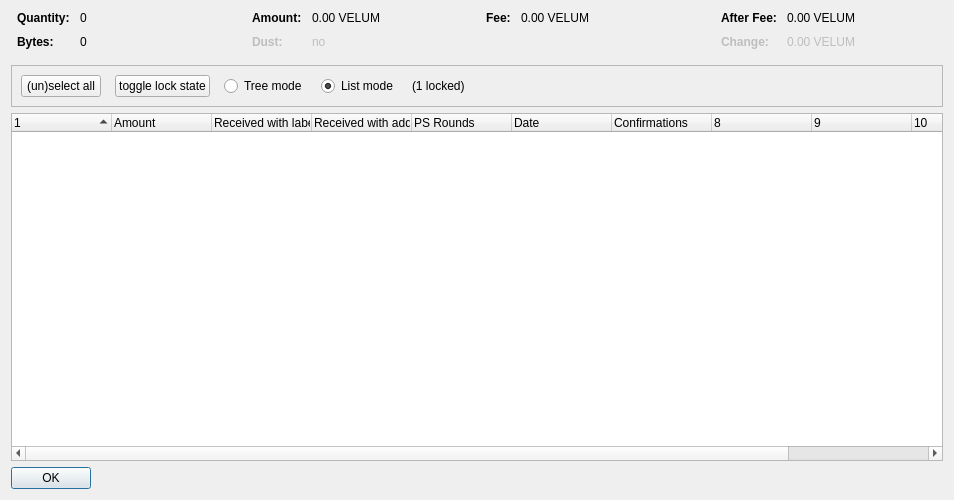
<?xml version="1.0" encoding="UTF-8"?>
<ui version="4.0">
 <class>CoinControlDialog</class>
 <widget class="QDialog" name="CoinControlDialog">
  <property name="geometry">
   <rect>
    <x>0</x>
    <y>0</y>
    <width>954</width>
    <height>500</height>
   </rect>
  </property>
  <property name="windowTitle">
   <string>Coin Selection</string>
  </property>
  <layout class="QVBoxLayout" name="verticalLayout">
   <item>
    <layout class="QHBoxLayout" name="horizontalLayoutTop" stretch="0,0,0,0">
     <property name="topMargin">
      <number>0</number>
     </property>
     <property name="bottomMargin">
      <number>10</number>
     </property>
     <item>
      <layout class="QFormLayout" name="formLayoutCoinControl1">
       <property name="horizontalSpacing">
        <number>10</number>
       </property>
       <property name="verticalSpacing">
        <number>10</number>
       </property>
       <property name="leftMargin">
        <number>6</number>
       </property>
       <property name="rightMargin">
        <number>6</number>
       </property>
       <item row="0" column="0">
        <widget class="QLabel" name="labelCoinControlQuantityText">
         <property name="font">
          <font>
           <weight>75</weight>
           <bold>true</bold>
          </font>
         </property>
         <property name="text">
          <string>Quantity:</string>
         </property>
        </widget>
       </item>
       <item row="0" column="1">
        <widget class="QLabel" name="labelCoinControlQuantity">
         <property name="cursor">
          <cursorShape>IBeamCursor</cursorShape>
         </property>
         <property name="contextMenuPolicy">
          <enum>Qt::ActionsContextMenu</enum>
         </property>
         <property name="text">
          <string notr="true">0</string>
         </property>
         <property name="textInteractionFlags">
          <set>Qt::LinksAccessibleByMouse|Qt::TextSelectableByKeyboard|Qt::TextSelectableByMouse</set>
         </property>
        </widget>
       </item>
       <item row="1" column="0">
        <widget class="QLabel" name="labelCoinControlBytesText">
         <property name="font">
          <font>
           <weight>75</weight>
           <bold>true</bold>
          </font>
         </property>
         <property name="text">
          <string>Bytes:</string>
         </property>
        </widget>
       </item>
       <item row="1" column="1">
        <widget class="QLabel" name="labelCoinControlBytes">
         <property name="cursor">
          <cursorShape>IBeamCursor</cursorShape>
         </property>
         <property name="contextMenuPolicy">
          <enum>Qt::ActionsContextMenu</enum>
         </property>
         <property name="text">
          <string notr="true">0</string>
         </property>
         <property name="textInteractionFlags">
          <set>Qt::LinksAccessibleByMouse|Qt::TextSelectableByKeyboard|Qt::TextSelectableByMouse</set>
         </property>
        </widget>
       </item>
      </layout>
     </item>
     <item>
      <layout class="QFormLayout" name="formLayoutCoinControl2">
       <property name="horizontalSpacing">
        <number>10</number>
       </property>
       <property name="verticalSpacing">
        <number>10</number>
       </property>
       <property name="leftMargin">
        <number>6</number>
       </property>
       <property name="rightMargin">
        <number>6</number>
       </property>
       <item row="0" column="0">
        <widget class="QLabel" name="labelCoinControlAmountText">
         <property name="font">
          <font>
           <weight>75</weight>
           <bold>true</bold>
          </font>
         </property>
         <property name="text">
          <string>Amount:</string>
         </property>
        </widget>
       </item>
       <item row="0" column="1">
        <widget class="QLabel" name="labelCoinControlAmount">
         <property name="cursor">
          <cursorShape>IBeamCursor</cursorShape>
         </property>
         <property name="contextMenuPolicy">
          <enum>Qt::ActionsContextMenu</enum>
         </property>
         <property name="text">
          <string notr="true">0.00 VELUM</string>
         </property>
         <property name="textInteractionFlags">
          <set>Qt::LinksAccessibleByMouse|Qt::TextSelectableByKeyboard|Qt::TextSelectableByMouse</set>
         </property>
        </widget>
       </item>
       <item row="1" column="0">
        <widget class="QLabel" name="labelCoinControlLowOutputText">
         <property name="enabled">
          <bool>false</bool>
         </property>
         <property name="font">
          <font>
           <weight>75</weight>
           <bold>true</bold>
          </font>
         </property>
         <property name="text">
          <string>Dust:</string>
         </property>
        </widget>
       </item>
       <item row="1" column="1">
        <widget class="QLabel" name="labelCoinControlLowOutput">
         <property name="enabled">
          <bool>false</bool>
         </property>
         <property name="cursor">
          <cursorShape>IBeamCursor</cursorShape>
         </property>
         <property name="contextMenuPolicy">
          <enum>Qt::ActionsContextMenu</enum>
         </property>
         <property name="text">
          <string notr="true">no</string>
         </property>
         <property name="textInteractionFlags">
          <set>Qt::LinksAccessibleByMouse|Qt::TextSelectableByKeyboard|Qt::TextSelectableByMouse</set>
         </property>
        </widget>
       </item>
      </layout>
     </item>
     <item>
      <layout class="QFormLayout" name="formLayoutCoinControl3">
       <property name="horizontalSpacing">
        <number>10</number>
       </property>
       <property name="verticalSpacing">
        <number>10</number>
       </property>
       <property name="leftMargin">
        <number>6</number>
       </property>
       <property name="rightMargin">
        <number>6</number>
       </property>
       <item row="0" column="0">
        <widget class="QLabel" name="labelCoinControlFeeText">
         <property name="font">
          <font>
           <weight>75</weight>
           <bold>true</bold>
          </font>
         </property>
         <property name="text">
          <string>Fee:</string>
         </property>
        </widget>
       </item>
       <item row="0" column="1">
        <widget class="QLabel" name="labelCoinControlFee">
         <property name="cursor">
          <cursorShape>IBeamCursor</cursorShape>
         </property>
         <property name="contextMenuPolicy">
          <enum>Qt::ActionsContextMenu</enum>
         </property>
         <property name="text">
          <string notr="true">0.00 VELUM</string>
         </property>
         <property name="textInteractionFlags">
          <set>Qt::LinksAccessibleByMouse|Qt::TextSelectableByKeyboard|Qt::TextSelectableByMouse</set>
         </property>
        </widget>
       </item>
      </layout>
     </item>
     <item>
      <layout class="QFormLayout" name="formLayoutCoinControl4">
       <property name="horizontalSpacing">
        <number>10</number>
       </property>
       <property name="verticalSpacing">
        <number>10</number>
       </property>
       <property name="leftMargin">
        <number>6</number>
       </property>
       <property name="rightMargin">
        <number>6</number>
       </property>
       <item row="0" column="0">
        <widget class="QLabel" name="labelCoinControlAfterFeeText">
         <property name="font">
          <font>
           <weight>75</weight>
           <bold>true</bold>
          </font>
         </property>
         <property name="text">
          <string>After Fee:</string>
         </property>
        </widget>
       </item>
       <item row="0" column="1">
        <widget class="QLabel" name="labelCoinControlAfterFee">
         <property name="cursor">
          <cursorShape>IBeamCursor</cursorShape>
         </property>
         <property name="contextMenuPolicy">
          <enum>Qt::ActionsContextMenu</enum>
         </property>
         <property name="text">
          <string notr="true">0.00 VELUM</string>
         </property>
         <property name="textInteractionFlags">
          <set>Qt::LinksAccessibleByMouse|Qt::TextSelectableByKeyboard|Qt::TextSelectableByMouse</set>
         </property>
        </widget>
       </item>
       <item row="1" column="0">
        <widget class="QLabel" name="labelCoinControlChangeText">
         <property name="enabled">
          <bool>false</bool>
         </property>
         <property name="font">
          <font>
           <weight>75</weight>
           <bold>true</bold>
          </font>
         </property>
         <property name="text">
          <string>Change:</string>
         </property>
        </widget>
       </item>
       <item row="1" column="1">
        <widget class="QLabel" name="labelCoinControlChange">
         <property name="enabled">
          <bool>false</bool>
         </property>
         <property name="cursor">
          <cursorShape>IBeamCursor</cursorShape>
         </property>
         <property name="contextMenuPolicy">
          <enum>Qt::ActionsContextMenu</enum>
         </property>
         <property name="text">
          <string notr="true">0.00 VELUM</string>
         </property>
         <property name="textInteractionFlags">
          <set>Qt::LinksAccessibleByMouse|Qt::TextSelectableByKeyboard|Qt::TextSelectableByMouse</set>
         </property>
        </widget>
       </item>
      </layout>
     </item>
    </layout>
   </item>
   <item>
    <widget class="QFrame" name="frame">
     <property name="minimumSize">
      <size>
       <width>0</width>
       <height>40</height>
      </size>
     </property>
     <property name="frameShape">
      <enum>QFrame::StyledPanel</enum>
     </property>
     <property name="frameShadow">
      <enum>QFrame::Sunken</enum>
     </property>
     <layout class="QHBoxLayout" name="horizontalLayout">
      <item>
       <layout class="QHBoxLayout" name="horizontalLayoutPanel" stretch="0,0,0,0,0,0">
        <property name="spacing">
         <number>14</number>
        </property>
        <item>
         <widget class="QPushButton" name="pushButtonSelectAll">
          <property name="sizePolicy">
           <sizepolicy hsizetype="Maximum" vsizetype="Fixed">
            <horstretch>0</horstretch>
            <verstretch>0</verstretch>
           </sizepolicy>
          </property>
          <property name="text">
           <string>(un)select all</string>
          </property>
          <property name="autoDefault">
           <bool>false</bool>
          </property>
         </widget>
        </item>
        <item>
         <widget class="QPushButton" name="pushButtonToggleLock">
          <property name="sizePolicy">
           <sizepolicy hsizetype="Maximum" vsizetype="Fixed">
            <horstretch>0</horstretch>
            <verstretch>0</verstretch>
           </sizepolicy>
          </property>
          <property name="text">
           <string>toggle lock state</string>
          </property>
          <property name="autoDefault">
           <bool>false</bool>
          </property>
         </widget>
        </item>
        <item>
         <widget class="QRadioButton" name="radioTreeMode">
          <property name="sizePolicy">
           <sizepolicy hsizetype="Maximum" vsizetype="Fixed">
            <horstretch>0</horstretch>
            <verstretch>0</verstretch>
           </sizepolicy>
          </property>
          <property name="text">
           <string>Tree mode</string>
          </property>
         </widget>
        </item>
        <item>
         <widget class="QRadioButton" name="radioListMode">
          <property name="sizePolicy">
           <sizepolicy hsizetype="Maximum" vsizetype="Fixed">
            <horstretch>0</horstretch>
            <verstretch>0</verstretch>
           </sizepolicy>
          </property>
          <property name="text">
           <string>List mode</string>
          </property>
          <property name="checked">
           <bool>true</bool>
          </property>
         </widget>
        </item>
        <item>
         <widget class="QLabel" name="labelLocked">
          <property name="text">
           <string>(1 locked)</string>
          </property>
         </widget>
        </item>
        <item>
         <spacer name="horizontalSpacer">
          <property name="orientation">
           <enum>Qt::Horizontal</enum>
          </property>
          <property name="sizeHint" stdset="0">
           <size>
            <width>40</width>
            <height>20</height>
           </size>
          </property>
         </spacer>
        </item>
       </layout>
      </item>
     </layout>
    </widget>
   </item>
   <item>
    <widget class="CoinControlTreeWidget" name="treeWidget">
     <property name="contextMenuPolicy">
      <enum>Qt::CustomContextMenu</enum>
     </property>
     <property name="sortingEnabled">
      <bool>false</bool>
     </property>
     <property name="columnCount">
      <number>11</number>
     </property>
     <attribute name="headerShowSortIndicator" stdset="0">
      <bool>true</bool>
     </attribute>
     <attribute name="headerStretchLastSection">
      <bool>false</bool>
     </attribute>
     <column>
      <property name="text">
       <string/>
      </property>
     </column>
     <column>
      <property name="text">
       <string>Amount</string>
      </property>
     </column>
     <column>
      <property name="text">
       <string>Received with label</string>
      </property>
     </column>
     <column>
      <property name="text">
       <string>Received with address</string>
      </property>
     </column>
     <column>
      <property name="text">
       <string>PS Rounds</string>
      </property>
     </column>
     <column>
      <property name="text">
       <string>Date</string>
      </property>
     </column>
     <column>
      <property name="text">
       <string>Confirmations</string>
      </property>
      <property name="toolTip">
       <string>Confirmed</string>
      </property>
     </column>
     <column>
      <property name="text">
       <string/>
      </property>
     </column>
     <column>
      <property name="text">
       <string/>
      </property>
     </column>
     <column>
      <property name="text">
       <string/>
      </property>
     </column>
     <column>
      <property name="text">
       <string/>
      </property>
     </column>
    </widget>
   </item>
   <item>
    <widget class="QDialogButtonBox" name="buttonBox">
     <property name="sizePolicy">
      <sizepolicy hsizetype="Maximum" vsizetype="Fixed">
       <horstretch>0</horstretch>
       <verstretch>0</verstretch>
      </sizepolicy>
     </property>
     <property name="orientation">
      <enum>Qt::Horizontal</enum>
     </property>
     <property name="standardButtons">
      <set>QDialogButtonBox::Ok</set>
     </property>
    </widget>
   </item>
  </layout>
 </widget>
 <customwidgets>
  <customwidget>
   <class>CoinControlTreeWidget</class>
   <extends>QTreeWidget</extends>
   <header>coincontroltreewidget.h</header>
  </customwidget>
 </customwidgets>
 <resources/>
 <connections/>
</ui>
